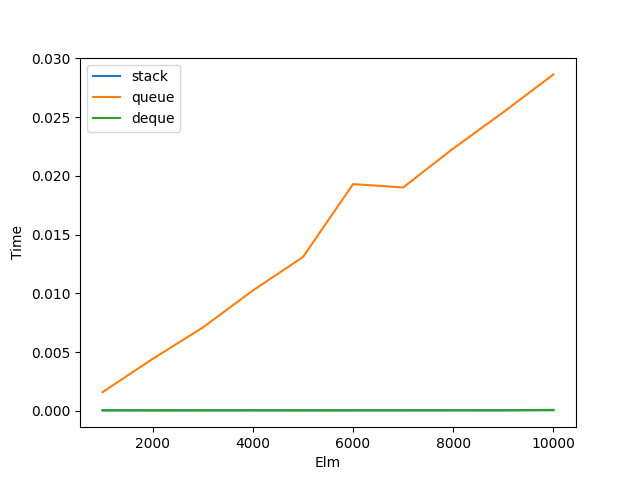

Generate this figure with Python:
from unordered_list import UnorderedList
import timeit
import matplotlib.pyplot as plt

class Stack:
    def __init__(self):
        self.list = UnorderedList()

    def __len__(self):
        return self.list.size()
    
    def push(self, item):
        self.list.add(item)
    
    def pop(self):
        return self.list.pop(0)

    def peek(self):
        return self.list.head.getData()
    
    def isEmpty(self):
        return self.list.size() == 0

class Queue:
    def __init__(self):
        self.list = UnorderedList()

    def __len__(self):
        return self.list.size()
    
    def enqueue(self, item):
        self.list.append(item)

    def dequeue(self):
        return self.list.pop(0)

    def isEmpty(self):
        return self.list.size() == 0
    

class Deque:
    def __init__(self):
        self.lst = UnorderedList()

    def __len__(self):
        return self.lst.size()
    
    def addFront(self, item):
        self.lst.add(item)
    
    def addRear(self, item):
        self.lst.append(item)
    
    def removeFront(self):
        return self.lst.pop(0)
    
    def removeRear(self):
        return self.lst.pop()
    
    def isEmpty(self):
        return self.lst.size() == 0

if __name__ == "__main__":
    stack = Stack()
    queue = Queue()
    deque = Deque()
    
    stack_time = timeit.Timer("stack.push(x)", globals=globals())
    queue_time = timeit.Timer("queue.enqueue(x)", globals=globals())
    deque_time = timeit.Timer("deque.addFront(x)", globals=globals())
    
    plt_x = []
    plt_s = []
    plt_q = []
    plt_d = []
    
    for i in range(1000, 10001, 1000):
        x = list(range(100))
        
        plt_x.append(i)
        plt_s.append(stack_time.timeit(number=100))
        plt_q.append(queue_time.timeit(number=100))
        plt_d.append(deque_time.timeit(number=100))

    plt.plot(plt_x, plt_s, label='stack')
    plt.plot(plt_x, plt_q, label='queue')
    plt.plot(plt_x, plt_d, label='deque')
    plt.xlabel('Elm')
    plt.ylabel('Time')
    plt.legend()
    plt.savefig('4.png')
